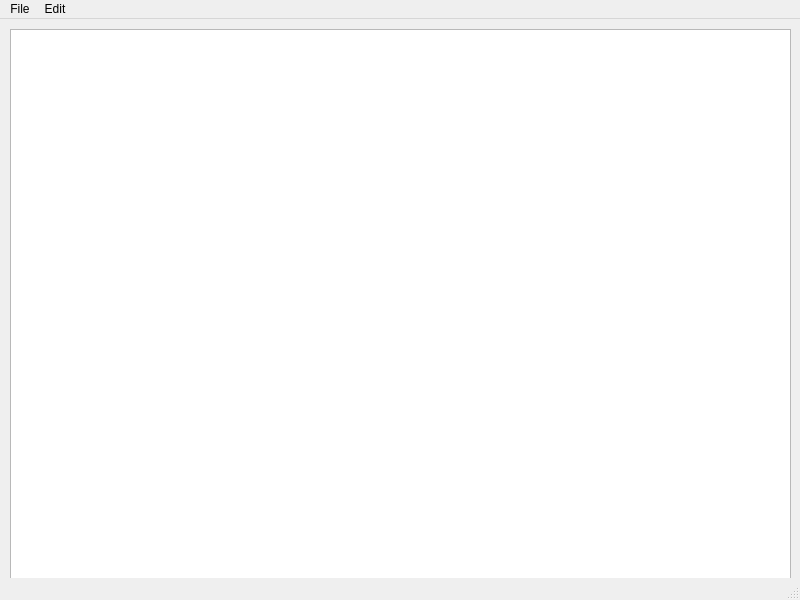
<?xml version="1.0" encoding="UTF-8"?>
<ui version="4.0">
 <class>MainWindow</class>
 <widget class="QMainWindow" name="MainWindow">
  <property name="geometry">
   <rect>
    <x>0</x>
    <y>0</y>
    <width>800</width>
    <height>600</height>
   </rect>
  </property>
  <property name="windowTitle">
   <string>MainWindow</string>
  </property>
  <widget class="QWidget" name="centralwidget">
   <widget class="QWidget" name="verticalLayoutWidget">
    <property name="geometry">
     <rect>
      <x>10</x>
      <y>10</y>
      <width>781</width>
      <height>551</height>
     </rect>
    </property>
    <layout class="QVBoxLayout" name="verticalLayout">
     <item>
      <widget class="QTextEdit" name="textEdit"/>
     </item>
    </layout>
   </widget>
  </widget>
  <widget class="QMenuBar" name="menubar">
   <property name="geometry">
    <rect>
     <x>0</x>
     <y>0</y>
     <width>800</width>
     <height>26</height>
    </rect>
   </property>
   <widget class="QMenu" name="menuFile">
    <property name="title">
     <string>File</string>
    </property>
    <addaction name="actionNew_File"/>
    <addaction name="actionOpen_File"/>
    <addaction name="actionSave"/>
    <addaction name="actionPrint"/>
    <addaction name="actionExit"/>
   </widget>
   <widget class="QMenu" name="menuEdit">
    <property name="title">
     <string>Edit</string>
    </property>
    <addaction name="actionCopy"/>
    <addaction name="actionCut"/>
    <addaction name="actionPaste"/>
    <addaction name="actionUndo"/>
    <addaction name="actionRedo"/>
   </widget>
   <addaction name="menuFile"/>
   <addaction name="menuEdit"/>
  </widget>
  <widget class="QStatusBar" name="statusbar"/>
  <action name="actionNew_File">
   <property name="icon">
    <iconset resource="Resource.qrc">
     <normaloff>:/new/prefix1/img/document_new.png</normaloff>:/new/prefix1/img/document_new.png</iconset>
   </property>
   <property name="text">
    <string>New File</string>
   </property>
  </action>
  <action name="actionOpen_File">
   <property name="icon">
    <iconset resource="Resource.qrc">
     <normaloff>:/new/prefix1/img/gnome_document_open.png</normaloff>:/new/prefix1/img/gnome_document_open.png</iconset>
   </property>
   <property name="text">
    <string>Open File</string>
   </property>
  </action>
  <action name="actionSave">
   <property name="icon">
    <iconset resource="Resource.qrc">
     <normaloff>:/new/prefix1/img/document_save_as.png</normaloff>:/new/prefix1/img/document_save_as.png</iconset>
   </property>
   <property name="text">
    <string>Save</string>
   </property>
  </action>
  <action name="actionPrint">
   <property name="icon">
    <iconset resource="Resource.qrc">
     <normaloff>:/new/prefix1/img/printer_text.png</normaloff>:/new/prefix1/img/printer_text.png</iconset>
   </property>
   <property name="text">
    <string>Print</string>
   </property>
  </action>
  <action name="actionExit">
   <property name="icon">
    <iconset resource="Resource.qrc">
     <normaloff>:/new/prefix1/img/exit.png</normaloff>:/new/prefix1/img/exit.png</iconset>
   </property>
   <property name="text">
    <string>Exit</string>
   </property>
  </action>
  <action name="actionCopy">
   <property name="icon">
    <iconset resource="Resource.qrc">
     <normaloff>:/new/prefix1/img/copy_v2.png</normaloff>:/new/prefix1/img/copy_v2.png</iconset>
   </property>
   <property name="text">
    <string>Copy</string>
   </property>
  </action>
  <action name="actionCut">
   <property name="icon">
    <iconset resource="Resource.qrc">
     <normaloff>:/new/prefix1/img/cut.png</normaloff>:/new/prefix1/img/cut.png</iconset>
   </property>
   <property name="text">
    <string>Cut</string>
   </property>
  </action>
  <action name="actionPaste">
   <property name="icon">
    <iconset resource="Resource.qrc">
     <normaloff>:/new/prefix1/img/paste.png</normaloff>:/new/prefix1/img/paste.png</iconset>
   </property>
   <property name="text">
    <string>Paste</string>
   </property>
  </action>
  <action name="actionUndo">
   <property name="icon">
    <iconset resource="Resource.qrc">
     <normaloff>:/new/prefix1/img/undo.png</normaloff>:/new/prefix1/img/undo.png</iconset>
   </property>
   <property name="text">
    <string>Undo</string>
   </property>
  </action>
  <action name="actionRedo">
   <property name="icon">
    <iconset resource="Resource.qrc">
     <normaloff>:/new/prefix1/img/redo.png</normaloff>:/new/prefix1/img/redo.png</iconset>
   </property>
   <property name="text">
    <string>Redo</string>
   </property>
  </action>
 </widget>
 <resources>
  <include location="Resource.qrc"/>
 </resources>
 <connections/>
</ui>
